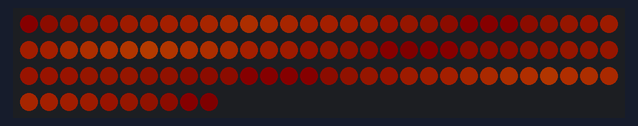
This sketch was run on a simulated Arduino Uno, built with avr-gcc and run on an emulated ATmega328P. On the bench: 100 RGB LEDs in strip order, left to right, continuing on the next row. Dim RGB values are drawn brighter than linear; random numbers use the default seed unless the sketch sets one.

Above: at 0.22 s.
At 8.37 s:
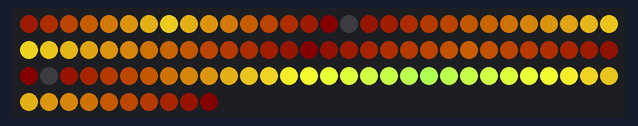
At 15.97 s:
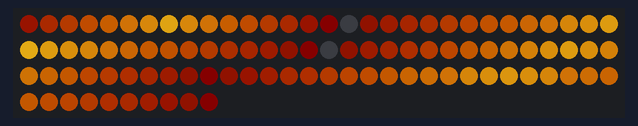
At 20.52 s:
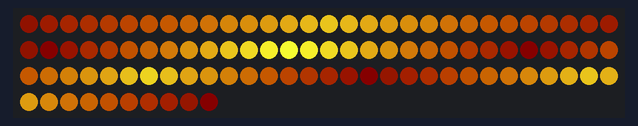
At 30.13 s:
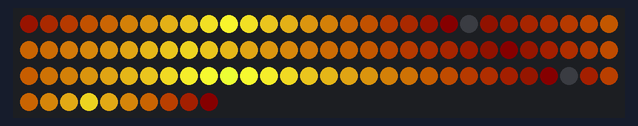
At 39.87 s:
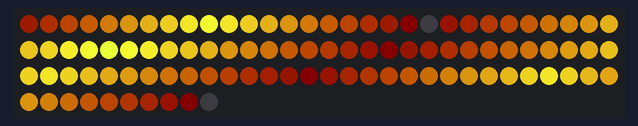

The sketch:

fireLineZones.ino
```cpp
// настройки ленты
#define NUM_LEDS 100    // количество светодиодов
#define LED_PIN 13      // пин ленты

// настройки зон
#define ZONE_AMOUNT 4   // количество зон
#define ZONE_K 0.08     // плавность движения зон
#define ZONE_MAX_SHIFT 10

// настройки пламени
#define HUE_START 5     // начальный цвет огня (0 красный, 80 зелёный, 140 молния, 190 розовый)
#define HUE_COEF 0.7    // коэффициент цвета огня (чем больше - тем дальше заброс по цвету)
#define SMOOTH_K 0.15   // коэффициент плавности огня
#define MIN_BRIGHT 90   // мин. яркость огня
#define MAX_BRIGHT 255  // макс. яркость огня
#define MIN_SAT 200     // мин. насыщенность
#define MAX_SAT 255     // макс. насыщенность

// для разработчиков
#include <FastLED.h>
#define ORDER_GRB       // порядок цветов ORDER_GRB / ORDER_RGB / ORDER_BRG
#define COLOR_DEBTH 3   // цветовая глубина: 1, 2, 3 (в байтах)
// на меньшем цветовом разрешении скетч будет занимать в разы меньше места,
// но уменьшится и количество оттенков и уровней яркости!

// ВНИМАНИЕ! define настройки (ORDER_GRB и COLOR_DEBTH) делаются до подключения библиотеки!
#include <microLED.h>
LEDdata leds[NUM_LEDS];  // буфер ленты типа LEDdata (размер зависит от COLOR_DEBTH)
microLED strip(leds, NUM_LEDS, LED_PIN);  // объект лента

#define ZONE_SIZE NUM_LEDS / ZONE_AMOUNT
float zoneValues[ZONE_AMOUNT];
byte zoneRndValues[ZONE_AMOUNT];
float zoneShift[ZONE_AMOUNT - 1];
int8_t zoneRND[ZONE_AMOUNT - 1];

// ленивая жопа
#define FOR_i(from, to) for(int i = (from); i < (to); i++)
#define FOR_j(from, to) for(int j = (from); j < (to); j++)

void setup() {
  strip.setBrightness(255);
}

void loop() {
  fireTick();
  randomizeZones();
}

void randomizeZones() {
  static uint32_t prevTime, prevTime2;

  // задаёт направление движения зон
  if (millis() - prevTime >= 800) {
    prevTime = millis();
    FOR_i(0, ZONE_AMOUNT - 1) {
      if (abs(zoneShift[i] - zoneRND[i]) < 2)
        zoneRND[i] = random(-ZONE_MAX_SHIFT, ZONE_MAX_SHIFT);
    }
  }

  // движение зон
  if (millis() - prevTime2 >= 50) {
    prevTime2 = millis();
    FOR_i(0, ZONE_AMOUNT - 1) {
      zoneShift[i] += (zoneRND[i] - zoneShift[i]) * ZONE_K;
    }
  }
}

void fireTick() {
  static uint32_t prevTime, prevTime2;

  // задаём направление движения огня
  if (millis() - prevTime > 100) {
    prevTime = millis();
    FOR_i(0, ZONE_AMOUNT) {
      zoneRndValues[i] = random(0, 10);
    }
  }

  // двигаем пламя
  if (millis() - prevTime2 > 20) {
    prevTime2 = millis();
    int thisPos = 0, lastPos = 0;
    FOR_i(0, ZONE_AMOUNT) {
      zoneValues[i] = (float)zoneValues[i] * (1 - SMOOTH_K) + (float)zoneRndValues[i] * 10 * SMOOTH_K;
      //zoneValues[i] = (zoneRndValues[i] * 10 - zoneValues[i]) * SMOOTH_K;
      if (i < ZONE_AMOUNT - 1) thisPos += ZONE_SIZE + zoneShift[i];
      else thisPos = NUM_LEDS;
      if (thisPos > NUM_LEDS) break;

      // вывести огонь
      byte zoneHalf = (thisPos - lastPos) / 2;
      float valStep = (float)1 / zoneHalf;
      byte counter = 0;
      FOR_j(lastPos, lastPos + zoneHalf) {
        counter++;
        if (j > NUM_LEDS) break;
        leds[j] = getFireColor((float)zoneValues[i] * counter * valStep);
      }
      counter = 0;
      FOR_j(lastPos + zoneHalf, thisPos) {
        counter++;
        if (j > NUM_LEDS) break;
        leds[j] = getFireColor((float)zoneValues[i] * (zoneHalf - counter) * valStep);
      }

      // вывести цветные полосы
      //FOR_j(lastPos, thisPos) leds[j] = mHSV(i * 70, 255, 150);

      lastPos = thisPos;
    }
    strip.show();
  }
}

// возвращает цвет огня для одного пикселя
LEDdata getFireColor(int val) {
  // чем больше val, тем сильнее сдвигается цвет, падает насыщеность и растёт яркость
  return mHSV(
           HUE_START + val * HUE_COEF,                                  // H
           constrain(map(val, 20, 60, MAX_SAT, MIN_SAT), 0, 255),       // S
           constrain(map(val, 20, 60, MIN_BRIGHT, MAX_BRIGHT), 0, 255)  // V
         );
}
```
